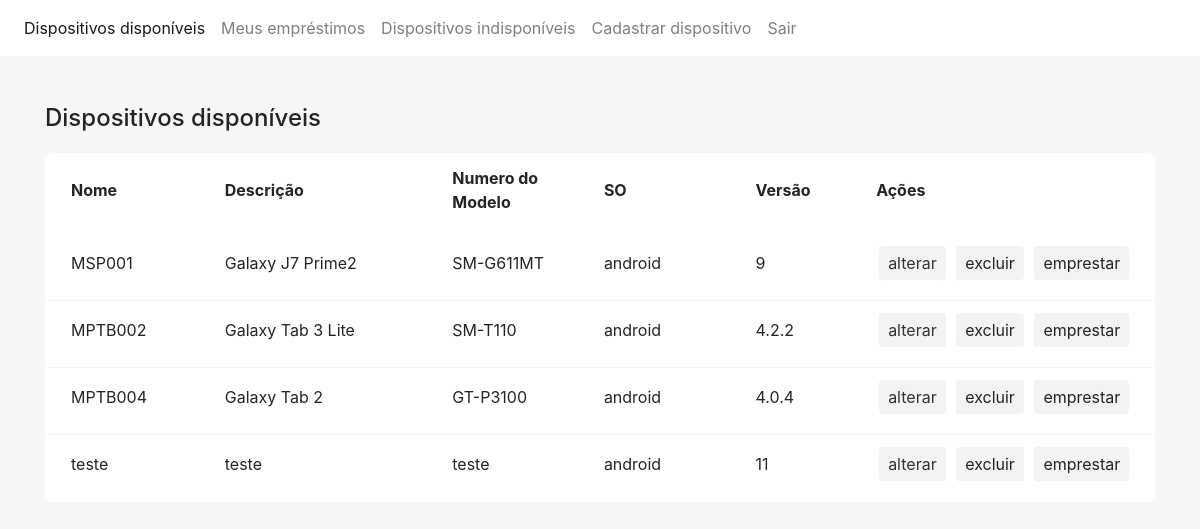
/dispositivos/ (signed in), run on the app's committed database.
### dispositivos/models.py (models this page shows)
class Dispositivos(models.Model):
    os = models.CharField(max_length=10, null=False)
    nome = models.CharField(max_length=30)
    descricao = models.CharField(max_length=30)
    numeromodelo = models.CharField(max_length=30, default='NULL')
    versao = models.CharField(max_length=10)
    disponivel = models.BooleanField(default=True)
    excluido = models.BooleanField(default=False)
    ultima_alteracao = models.DateTimeField(null=True)

### dispositivos/views.py (the view)
# urls.py: path('dispositivos/', ListarDispositivos.as_view(),
class ListarDispositivos(LoginRequiredMixin, View):
    def get(self, request):
        usuario_logado_id = request.user.id
        colaborador_logado = Colaborador.objects.get(user_id=usuario_logado_id)
        dispositivos = busca_dispositivos_nao_excluidos()
        return render(request, 'listar_todos_dispositivos.html', {'dispositivos': dispositivos, 'colaborador_logado': colaborador_logado})

### dispositivos/gateway.py (called while the page is built)
def busca_dispositivos_nao_excluidos():
    return Dispositivos.objects.filter(excluido=False)

### templates/listar_todos_dispositivos.html (shortened to what this page needs)
{% extends 'base.html' %}
{% block active_listar_dispositivos %}active{% endblock %}
{% block body %}
    <br><br>
    <div class="container">
    <h4> Dispositivos disponíveis</h4>
        <table class="table table-bordered">
          <thead>
            <tr>
              <th width="10%" scope="col" class="align-middle">Nome</th>
              <th width="15%" scope="col" class="align-middle">Descrição</th>
              <th width="10%" scope="col" class="align-middle">Numero do Modelo</th>
              <th width="10%" scope="col" class="align-middle">SO</th>
              <th width="7%" scope="col" class="align-middle">Versão</th>
              <th width="20%" scope="col" class="align-middle">Ações</th>
            </tr>
          </thead>
          <tbody>
            {% for dispositivo in dispositivos %}
                {% if dispositivo.disponivel %}
                <tr>
                  <td scope="row"  class="align-middle" >{{ dispositivo.nome }}</td>
                  <td  class="align-middle">{{ dispositivo.descricao }}</td>
                  <td  class="align-middle">{{ dispositivo.numeromodelo }}</td>
                  <td  class="align-middle" style="text-transform: lowercase">{{ dispositivo.os }}</td>
                  <td  class="align-middle">{{ dispositivo.versao }}</td>
                <td  class="align-middle">
                    {% if colaborador_logado.admin %}
                    <a class="btn btn-sm btn-teste" href="{% url 'alterar_dispositivo' dispositivo.id %}">alterar</a>
                    <a class="btn btn-sm btn-teste" data-toggle="modal" data-target="#excluir"> excluir </a>
                     {% endif %}
                    <a class="btn btn-sm btn-teste" data-toggle="modal" data-target="#emprestar{{ dispositivo.id }}"> emprestar </a>
                </td>
                </tr>
                {% endif %}
            {% endfor %}
          </tbody>
        </table>
    <br><br>
    </div>
{% endblock %}

### templates/base.html (style rules this page uses)
body { background-color: #f6f6f6; }
.table { background-color: #fff; border-radius: 4px; margin: 20px 0; overflow: hidden; }
.table td, .table th { border: none !important; padding-left: 25px; padding-tpo: 20px; padding-bottom: 20px; }
.table td { border-bottom: 1px solid #f6f6f6 !important; }
.btn-teste { font-size: 16px; color: #333333; background-color: #f3f3f3; border: 1px solid #f3f3f3; cursor: pointer; margin: 0 3px; }

### data on the page
Dispositivos: nome "MSP001", descricao "Galaxy J7 Prime2", numeromodelo "SM-G611MT", os "android", versao "9"
Dispositivos: nome "MPTB002", descricao "Galaxy Tab 3 Lite", numeromodelo "SM-T110", os "android", versao "4.2.2"
Dispositivos: nome "MPTB004", descricao "Galaxy Tab 2", numeromodelo "GT-P3100", os "android", versao "4.0.4"
Dispositivos: nome "teste", descricao "teste", numeromodelo "teste", os "android", versao "11"
